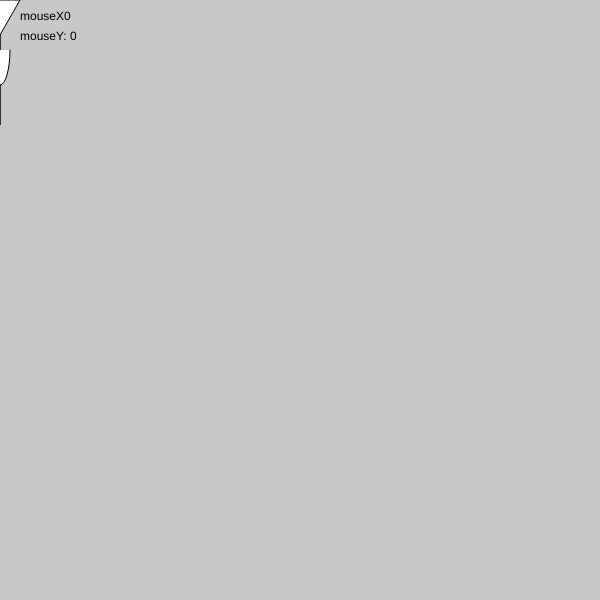
Frame 1 (no input)
Frame 60 (no input): identical to frame 1, image omitted
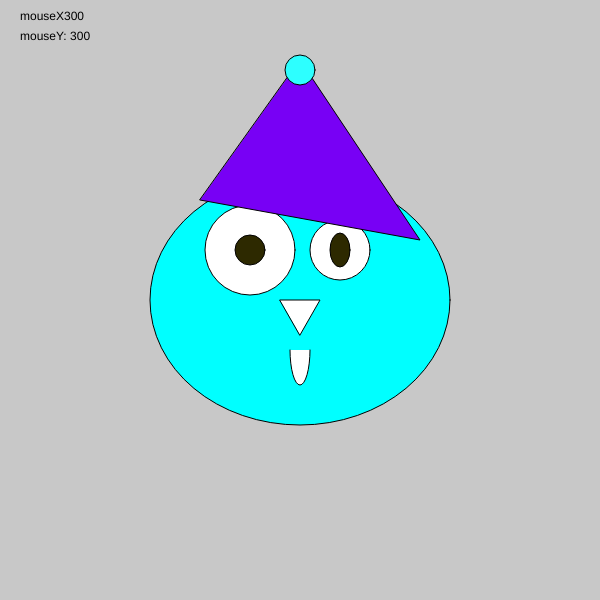
Frame 120 (the mouse pressed at the canvas centre since frame 60)

The p5.js sketch that drew these frames (run headless with seeded random() and noise() and a simulated clock; from frame 60 on, the mouse is pressed at the canvas centre):

// p5.js sketch
// ── sketch.js
function setup() {
  createCanvas(600, 600);
}
//mouseX=300; mouseY=300 
function draw() {
  background(200);// fons de pantalla, gris si te un número //entre 0 i 255 zero es negre i 255 es blanc, i qualsevol //número entre 0 i 255 serà gris. Si tenim 3 numeros el //primer número es vermellor o R (red), el segon número és //la verdor o G de green i el tercer número és la blavor o //B de blue. Els colors RGB permeten construir setze //milions de colors diferents (255x255x255)
  fill(0,0,0)
  text("mouseX"+mouseX,20,20)
  text("mouseY: "+mouseY,20,40)
  fill(mouseX-327, 1235, 2133);//Funciona com el background amb RGB
 // ellipse(300,300,0,0);// El primer número entre parèntesis és la posicio x del centre, el segon número é la posició i la alçada del centre del el·lipse, el tercer número és l'amplada i el quart número és l'alçada del el·lipse.
ellipse(mouseX,mouseY,+mouseX/1,250)
  fill(255,255,255)
  ellipse(mouseX-50,mouseY-50,90,90)
  fill(255,255,255)
    ellipse(mouseX+40,mouseY-50,60,60)
arc(mouseX,mouseY+50,20,70,0,PI);//Funciona com la el·lipse els primers quatre números i els dos ultims són 0Pi o Pi,0
  triangle(mouseX-20,mouseY,mouseX+20,mouseY,mouseX,mouseY+35)
 fill(mouseX-255, 41, 0) 
ellipse(mouseX-50,mouseY-50,30,30)
fill(mouseX-255, 41, 0)
  ellipse(mouseX+40,mouseY-50,20,34)
fill(mouseX-180, 0, 245
)
  triangle( mouseX - 100, mouseY -100, mouseX + 120, mouseY -60, mouseX, mouseY - 240);
  fill(mouseX-255, 255, 255)
  circle(mouseX,mouseY-230, 30)
    
}
